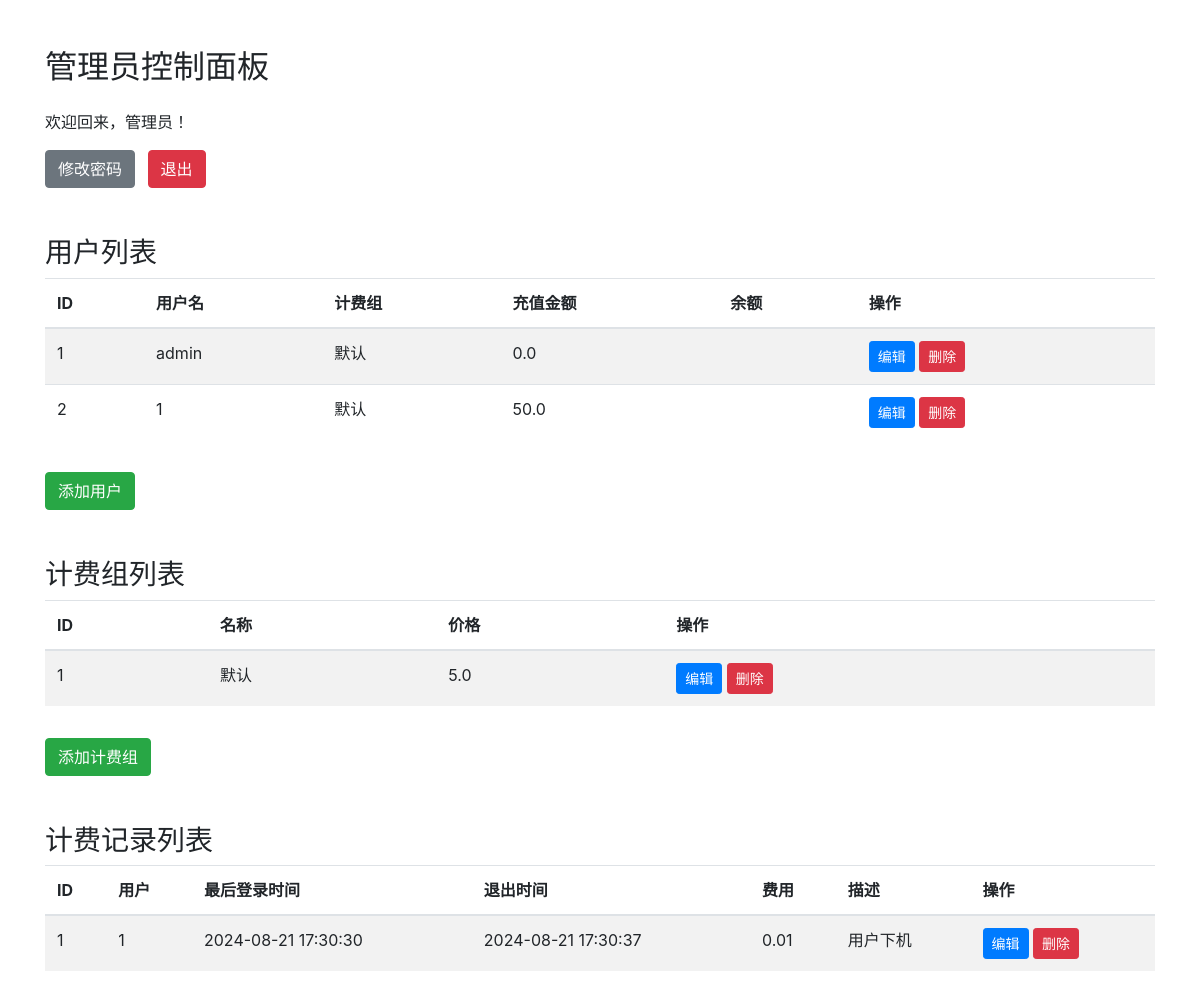
The page /admin_dashboard (signed in) on the database as committed earlier.
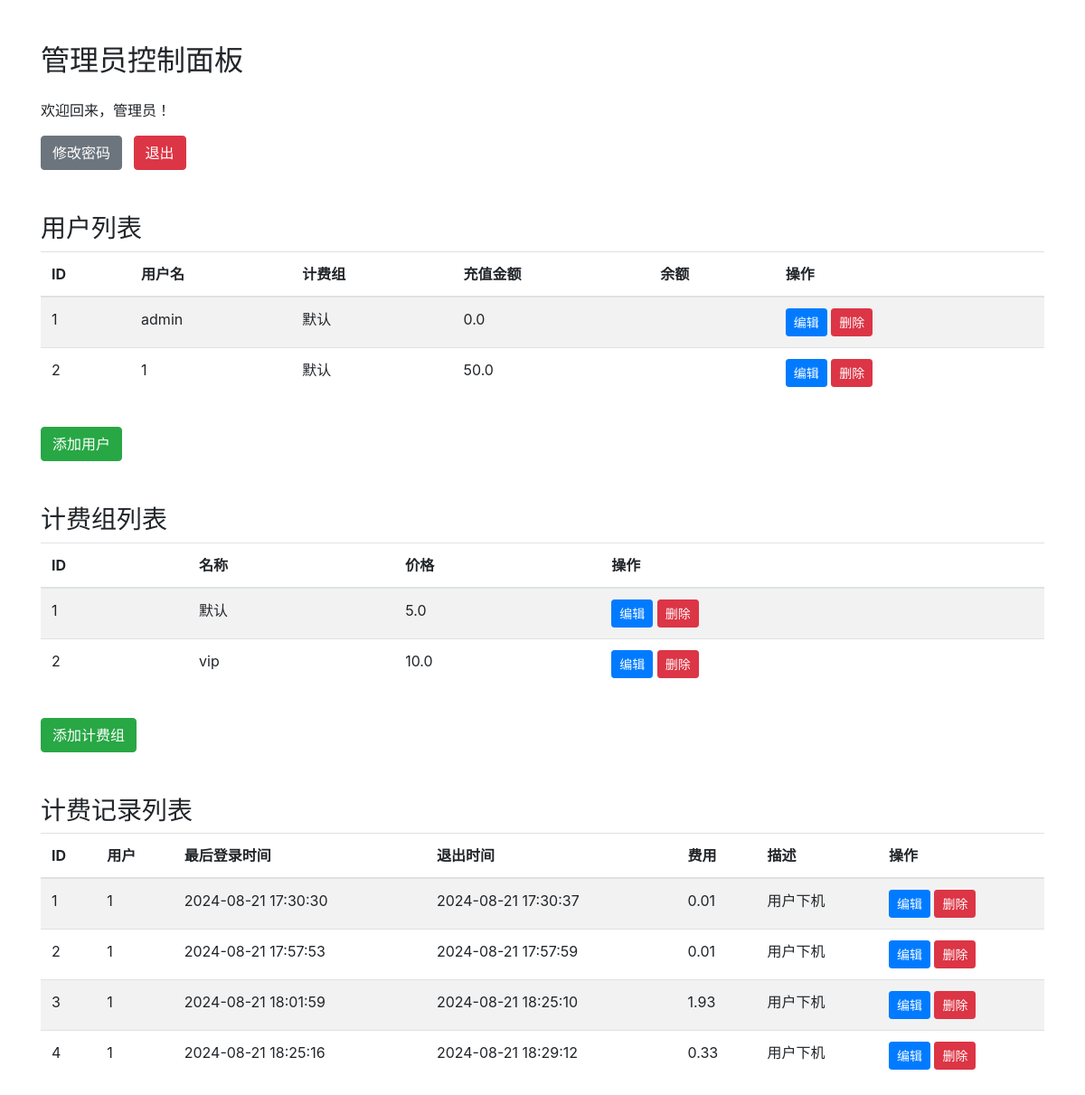
The same page on the database as committed later.
### app.py (models this page shows, shortened)
class User(db.Model):
    __tablename__ = 'user'
    id = db.Column(db.Integer, primary_key=True)
    username = db.Column(db.String(80), unique=True, nullable=False)
    password = db.Column(db.String(120), nullable=False)
    is_admin = db.Column(db.Boolean, default=False)
    is_logged = db.Column(db.Boolean, default=False)
    last_login = db.Column(db.DateTime, default=datetime.now())
    billing_group_id = db.Column(db.Integer, db.ForeignKey('billing_group.id'), nullable=False)  # 关联 BillingGroup 模型
    balance = db.Column(db.Float, nullable=False, default=0)
    balance_left = db.Column(db.Float, nullable=False, default=0)

class BillingGroup(db.Model):
    __tablename__ = 'billing_group'
    id = db.Column(db.Integer, primary_key=True)
    name = db.Column(db.String(80), unique=True, nullable=False)
    price = db.Column(db.Float, nullable=False)
    users = db.relationship('User', backref='billing_group', lazy=True)

class BillingRecord(db.Model):
    __tablename__ = 'billing_record'
    id = db.Column(db.Integer, primary_key=True)
    user_id = db.Column(db.Integer, db.ForeignKey('user.id'), nullable=False)
    username = db.Column(db.String(80), nullable=False)
    last_login = db.Column(db.DateTime, nullable=False)
    logout_time = db.Column(db.DateTime)  # 下机时间
    fee = db.Column(db.Float, nullable=False)
    description = db.Column(db.String, nullable=False)
    billing_group_id = db.Column(db.Integer, db.ForeignKey('billing_group.id'), nullable=False)
    billing_group = db.relationship('BillingGroup', backref=db.backref('billing_records', lazy=True))
    user = db.relationship('User', backref=db.backref('billing_records', lazy=True))

### app.py (the view)
@app.route('/admin_dashboard')
def admin_dashboard():
    if not session.get('logged_in') or not session.get('is_admin'):
        return redirect(url_for('index'))
    users = User.query.all()  # 获取所有用户
    billing_groups = BillingGroup.query.all()  # 获取所有计费组
    billing_records = BillingRecord.query.all()  # 获取所有计费记录
    return render_template('admin_dashboard.html', users=users, billing_groups=billing_groups,
                           billing_records=billing_records)

### templates/admin_dashboard.html (shortened to what this page needs)
<!DOCTYPE html>
<html>
<head>
    <link rel="stylesheet" href="https://cdn.jsdelivr.net/npm/bootstrap@4.6.2/dist/css/bootstrap.min.css">
</head>
<body>
    <div class="container mt-5">
        <div class="row">
            <div class="col-md-12">
                <h2 class="mb-4">管理员控制面板</h2>
                <p>欢迎回来，管理员！</p>
                <a href="/admin_change_password" class="btn btn-secondary mr-2">修改密码</a>
                <a href="/logout" class="btn btn-danger">退出</a>
                <h3 class="mt-5">用户列表</h3>
                <table class="table table-striped">
                    <thead>
                        <tr>
                            <th>ID</th>
                            <th>用户名</th>
                            <th>计费组</th>
                            <th>充值金额</th>
                            <th>余额</th>
                            <th>操作</th>
                        </tr>
                    </thead>
                    <tbody>
                        {% for user in users %}
                        <tr>
                            <td>{{ user.id }}</td>
                            <td>{{ user.username }}</td>
                            <td>{{ user.billing_group.name }}</td>
                            <td>{{ user.balance }}</td>
                            <td>{{ balance }}</td>
                            <td>
                                <a href="/edit_user/{{ user.id }}" class="btn btn-sm btn-primary">编辑</a>
                                <a href="/delete_user/{{ user.id }}" class="btn btn-sm btn-danger">删除</a>
                            </td>
                        </tr>
                        {% endfor %}
                    </tbody>
                </table>
                <a href="/add_user" class="btn btn-success mt-3">添加用户</a>
                <h3 class="mt-5">计费组列表</h3>
                <table class="table table-striped">
                    <thead>
                        <tr>
                            <th>ID</th>
                            <th>名称</th>
                            <th>价格</th>
                            <th>操作</th>
                        </tr>
                    </thead>
                    <tbody>
                        {% for billing_group in billing_groups %}
                        <tr>
                            <td>{{ billing_group.id }}</td>
                            <td>{{ billing_group.name }}</td>
                            <td>{{ billing_group.price }}</td>
                            <td>
                                <a href="/edit_billing_group/{{ billing_group.id }}" class="btn btn-sm btn-primary">编辑</a>
                                <a href="/delete_billing_group/{{ billing_group.id }}" class="btn btn-sm btn-danger">删除</a>
                            </td>
                        </tr>
                        {% endfor %}
                    </tbody>
                </table>
                <a href="/add_billing_group" class="btn btn-success mt-3">添加计费组</a>
                <h3 class="mt-5">计费记录列表</h3>
                <table class="table table-striped">
                    <thead>
                        <tr>
                            <th>ID</th>
                            <th>用户</th>
                            <th>最后登录时间</th>
                            <th>退出时间</th>
                            <th>费用</th>
                            <th>描述</th>
                            <th>操作</th>
                        </tr>
                    </thead>
                    <tbody>
                        {% for billing_record in billing_records %}
                        <tr>
                            <td>{{ billing_record.id }}</td>
                            <td>{{ billing_record.user.username }}</td>
                            <td>{{ billing_record.last_login.strftime('%Y-%m-%d %H:%M:%S') }}</td>
                            <td>{% if billing_record.logout_time %}{{ billing_record.logout_time.strftime('%Y-%m-%d %H:%M:%S') }}{% endif %}</td>
                            <td>{{ billing_record.fee }}</td>
                            <td>{{ billing_record.description }}</td>
                            <td>
                                <a href="/edit_billing_record/{{ billing_record.id }}" class="btn btn-sm btn-primary">编辑</a>
                                <a href="/delete_billing_record/{{ billing_record.id }}" class="btn btn-sm btn-danger">删除</a>
                            </td>
                        </tr>
                        {% endfor %}
                    </tbody>
                </table>
            </div>
        </div>
    </div>
</body>
</html>

Rows that differ between the two databases and show on the page:
added BillingGroup: id "2", name "vip", price "10.0"
added BillingRecord: id "2", user.username "1", last_login "2024-08-21 17:57:53", logout_time "2024-08-21 17:57:59", fee "0.01", description "用户下机"
added BillingRecord: id "3", user.username "1", last_login "2024-08-21 18:01:59", logout_time "2024-08-21 18:25:10", fee "1.93", description "用户下机"
added BillingRecord: id "4", user.username "1", last_login "2024-08-21 18:25:16", logout_time "2024-08-21 18:29:12", fee "0.33", description "用户下机"
